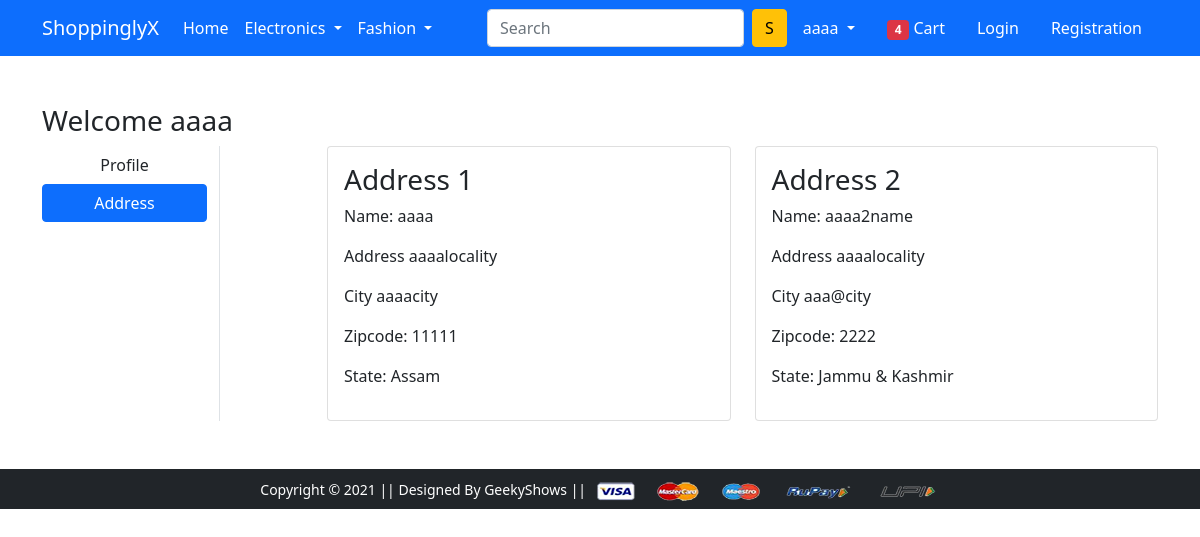
The app's page /address/ (signed in) with its own data.
### app/models.py (models this page shows, shortened)
class Customer(models.Model):
    user = models.ForeignKey(User, on_delete=models.CASCADE)
    name = models.CharField(max_length=50)
    lacality = models.CharField(max_length=50)
    city = models.CharField(max_length=50)
    zipcode = models.IntegerField()
    state = models.CharField(max_length=50, choices=STATE_CHOICES)

### app/views.py (the view)
# urls.py: path('address/', views.address, name='address'),
def address(request):
    address_list = Customer.objects.filter(user=request.user)
    return render(request, 'app/address.html', {'address_list': address_list, 'active':'btn-primary'})

### app/templates/app/address.html (shortened to what this page needs)
{% extends 'app/base.html' %}
{% load static %}
{% block main-content %}
<div class="container my-5">
 <div class="row">
 <h3>Welcome {{request.user}} </h3>
  <div class="col-sm-2 border-end">
   <ul class="list-unstyled">
    <li class="d-grid"><a href="{% url 'profile' %}" class="btn">Profile</a></li>
    <li class="d-grid"><a href="{% url 'address' %}" class="btn {{active}}">Address</a></li>
   </ul>
  </div>
  <div class="col-sm-9 offset-sm-1">
   <div class="row">
       {% for address in address_list %}
    <div class="col-sm-6">
     <div class="card">
      <div class="card-body">
       <h3>Address {{forloop.counter}}</h3>
       <p>Name: {{address.name}}</p>
       <p>Address {{address.lacality}}</p>
       <p>City {{address.city}}</p>
       <p>Zipcode: {{address.zipcode}}</p>
       <p>State: {{address.state}}</p>
    </div>
</div>
</div>
{% endfor %}
   </div>
  </div>
 </div>
</div>
{% endblock main-content %}

### app/templates/app/base.html (shortened to what this page needs)
<!doctype html>
{% load static %}
<html lang="en">
  <head>
    <link href="https://cdn.jsdelivr.net/npm/bootstrap@5.0.0-beta1/dist/css/bootstrap.min.css" rel="stylesheet">
    <link rel="stylesheet" href="{% static 'app/css/owl.carousel.min.css' %}">
    <link rel="stylesheet" href="{% static 'app/css/all.min.css' %}">
    <link rel="stylesheet" href="{% static 'app/css/style.css' %}">
  </head>
  <body>
    <nav class="navbar navbar-expand-lg navbar-dark bg-primary">
     <div class="container">
       <a class="navbar-brand" href="/">ShoppinglyX</a>
       <div class="collapse navbar-collapse" id="navbarSupportedContent">
         <ul class="navbar-nav me-auto mb-2 mb-lg-0">
           <li class="nav-item">
             <a class="nav-link active" aria-current="page" href="/">Home</a>
           </li>
           <li class="nav-item dropdown">
             <a class="nav-link dropdown-toggle text-white" href="#" id="electronicsDropdown" role="button" data-bs-toggle="dropdown" aria-expanded="false">
               Electronics
             </a>
           </li>
           <li class="nav-item dropdown">
             <a class="nav-link dropdown-toggle text-white" href="#" id="fashionDropdown" role="button" data-bs-toggle="dropdown" aria-expanded="false">
               Fashion
             </a>
           </li>
         </ul>
         <form class="d-flex">
           <input class="form-control me-2" type="search" placeholder="Search" aria-label="Search">
           <button class="btn btn-warning" type="submit">S</button>
         </form>
         <div>
          <ul class="navbar-nav me-auto mb-2 mb-lg-0">
           <li class="nav-item dropdown mx-2">
              <a class="nav-link dropdown-toggle text-white" href="#" id="profileDropdown" role="button" data-bs-toggle="dropdown" aria-expanded="false">
                {{request.user}}
              </a>
            </li>
            <li class="nav-item mx-2">
             <a href="{% url 'showcart' %}" class="nav-link text-white"><span class="badge bg-danger">4</span> Cart </a>
            </li>
            <li class="nav-item mx-2">
             <a href="{% url 'login' %}" class="nav-link text-white">Login</a>
            </li>
            <li class="nav-item mx-2">
             <a href="{% url 'customerregistration' %}" class="nav-link text-white">Registration</a>
            </li>
          </ul>
         </div>
       </div>
     </div>
    </nav>
    {% block main-content %} {% endblock main-content %}
    <footer class="container-fluid bg-dark text-center p-2 mt-5">
        <small class="text-white">Copyright &copy; 2021 || Designed By GeekyShows || </small>
        <img src="{% static 'app/images/payment.png' %}" alt="" srcset="" class="img-fluid" height="2px">
    </footer>
  </body>
</html>

### records on screen
Customer: name "aaaa", lacality "aaaalocality", city "aaaacity", zipcode "11111", state "Assam"
Customer: name "aaaa2name", lacality "aaaalocality", city "aaa@city", zipcode "2222", state "Jammu & Kashmir"

### other values on screen
{{ request.user }} "aaaa"
